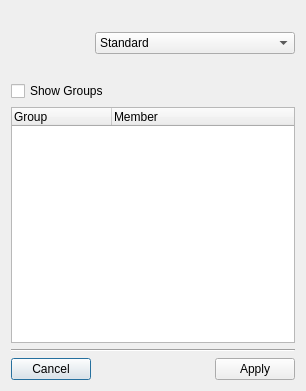
<?xml version="1.0" encoding="UTF-8"?>
<ui version="4.0">
 <class>AccountTypeDialog</class>
 <widget class="QDialog" name="AccountTypeDialog">
  <property name="geometry">
   <rect>
    <x>0</x>
    <y>0</y>
    <width>304</width>
    <height>391</height>
   </rect>
  </property>
  <property name="windowTitle">
   <string>Account Type</string>
  </property>
  <property name="windowIcon">
   <iconset resource="../msm.qrc">
    <normaloff>:/images/resources/users.png</normaloff>:/images/resources/users.png</iconset>
  </property>
  <layout class="QVBoxLayout" name="verticalLayout_3">
   <property name="sizeConstraint">
    <enum>QLayout::SetMinimumSize</enum>
   </property>
   <item>
    <layout class="QHBoxLayout" name="horizontalLayout_2">
     <property name="spacing">
      <number>20</number>
     </property>
     <item>
      <widget class="QLabel" name="labelImage">
       <property name="minimumSize">
        <size>
         <width>64</width>
         <height>64</height>
        </size>
       </property>
       <property name="maximumSize">
        <size>
         <width>64</width>
         <height>64</height>
        </size>
       </property>
       <property name="text">
        <string/>
       </property>
       <property name="pixmap">
        <pixmap resource="../msm.qrc">:/images/resources/users.png</pixmap>
       </property>
       <property name="scaledContents">
        <bool>true</bool>
       </property>
      </widget>
     </item>
     <item>
      <widget class="QComboBox" name="comboBoxAccountType">
       <property name="minimumSize">
        <size>
         <width>200</width>
         <height>0</height>
        </size>
       </property>
       <item>
        <property name="text">
         <string>Standard</string>
        </property>
       </item>
       <item>
        <property name="text">
         <string>Administrator</string>
        </property>
       </item>
      </widget>
     </item>
    </layout>
   </item>
   <item>
    <widget class="QCheckBox" name="checkBoxShowGroups">
     <property name="text">
      <string>Show Groups</string>
     </property>
    </widget>
   </item>
   <item>
    <widget class="QTreeWidget" name="treeWidget">
     <property name="minimumSize">
      <size>
       <width>0</width>
       <height>225</height>
      </size>
     </property>
     <column>
      <property name="text">
       <string>Group</string>
      </property>
     </column>
     <column>
      <property name="text">
       <string>Member</string>
      </property>
     </column>
    </widget>
   </item>
   <item>
    <widget class="Line" name="line">
     <property name="orientation">
      <enum>Qt::Horizontal</enum>
     </property>
    </widget>
   </item>
   <item>
    <layout class="QHBoxLayout" name="horizontalLayout">
     <item>
      <widget class="QPushButton" name="buttonCancel">
       <property name="text">
        <string>Cancel</string>
       </property>
      </widget>
     </item>
     <item>
      <spacer name="horizontalSpacer">
       <property name="orientation">
        <enum>Qt::Horizontal</enum>
       </property>
       <property name="sizeHint" stdset="0">
        <size>
         <width>40</width>
         <height>20</height>
        </size>
       </property>
      </spacer>
     </item>
     <item>
      <widget class="QPushButton" name="buttonApply">
       <property name="text">
        <string>Apply</string>
       </property>
      </widget>
     </item>
    </layout>
   </item>
  </layout>
 </widget>
 <resources>
  <include location="../msm.qrc"/>
 </resources>
 <connections/>
</ui>
